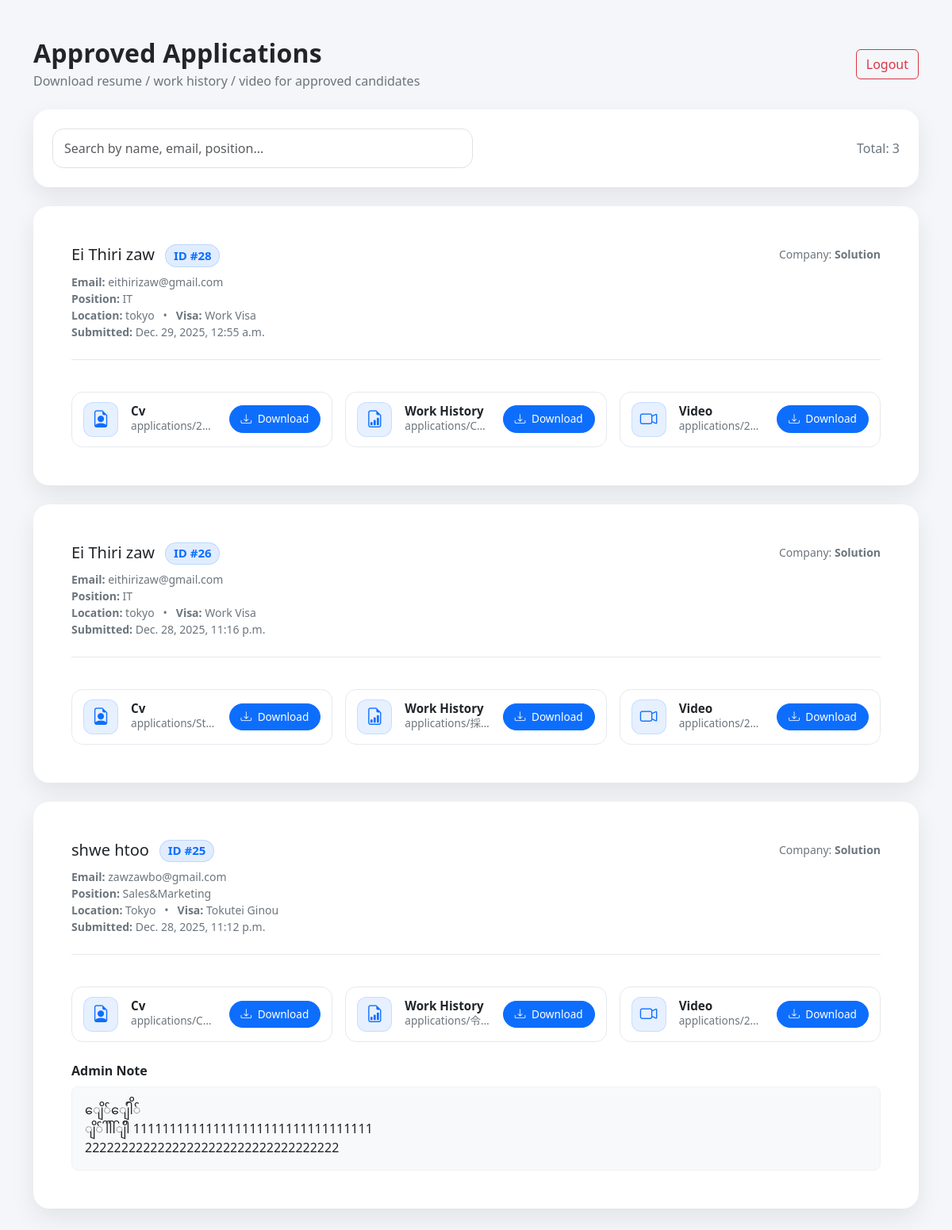
The app's page /company/applications/ (signed in) with its own data.
### core/models.py (models this page shows, shortened)
class Application(models.Model):
    STATUS_PENDING = "pending"
    STATUS_APPROVED = "approved"
    STATUS_REJECTED = "rejected"
    STATUS_NEED_FIX = "need_fix"
    STATUS_CHOICES = [
        (STATUS_PENDING, "Pending"),
        (STATUS_APPROVED, "Approved"),
        (STATUS_REJECTED, "Rejected"),
        (STATUS_NEED_FIX, "Need Fix"),
    ]
    VISA_CHOICES = [
        ("work_visa", "Work Visa"),
        ("tokuteigino", "Tokutei Ginou"),
        ("building_cleaning", "Building Cleaning"),
        ("restaurant", "Restaurant"),
        ("hotel_reception", "Hotel Reception"),
        ("kaigo", "Kaigo"),
    ]
    company = models.ForeignKey(Company, on_delete=models.CASCADE, null=True, blank=True)
    applicant_name = models.CharField(max_length=200)
    applicant_email = models.EmailField()
    phone = models.CharField(max_length=50, blank=True)
    position = models.CharField(max_length=200, blank=True)
    location = models.CharField(max_length=200)
    visa_type = models.CharField(max_length=50, choices=VISA_CHOICES)
    status = models.CharField(max_length=20, choices=STATUS_CHOICES, default=STATUS_PENDING)
    approved_at = models.DateTimeField(null=True, blank=True)
    rejected_at = models.DateTimeField(null=True, blank=True)
    need_fix_at = models.DateTimeField(null=True, blank=True)
    review_note = models.TextField(blank=True, max_length=3000)
    created_at = models.DateTimeField(auto_now_add=True)

class Company(models.Model):
    name = models.CharField(max_length=200)

class AppFile(models.Model):
    KIND_CV = "cv"
    KIND_WORK = "work"
    KIND_VIDEO = "video"
    KIND_CHOICES = [
        (KIND_CV, "Cv"),
        (KIND_WORK, "Work History"),
        (KIND_VIDEO, "Video"),
    ]
    application = models.ForeignKey(Application, on_delete=models.CASCADE, related_name="files")
    kind = models.CharField(max_length=20, choices=KIND_CHOICES)
    file = models.FileField(upload_to="applications/")

### core/views.py (the view)
# urls.py: path("company/applications/", views.company_applications_view, name="company_apps"),
@login_required
def company_applications_view(request):
    cu = get_object_or_404(CompanyUser, user=request.user)
    apps = Application.objects.filter(
        company=cu.company,
        status=Application.STATUS_APPROVED,
    ).order_by("-created_at")
    return render(request, "core/company_apps.html", {"apps": apps, "cu": cu})

### core/templates/core/company_apps.html (shortened to what this page needs)
{% load static %}
<!DOCTYPE html>
<html lang="en">
<head>
  <link href="https://cdn.jsdelivr.net/npm/bootstrap@5.3.3/dist/css/bootstrap.min.css" rel="stylesheet"/>
  <link href="https://cdn.jsdelivr.net/npm/bootstrap-icons@1.11.3/font/bootstrap-icons.css" rel="stylesheet">
</head>
<body>
<div class="container py-5">
  <div class="d-flex flex-wrap justify-content-between align-items-center gap-3 mb-4">
    <div>
      <h2 class="page-title mb-1">Approved Applications</h2>
      <div class="muted">Download resume / work history / video for approved candidates</div>
    </div>
    <div class="d-flex gap-2">
      <a href="{% url 'company_logout' %}" class="btn btn-outline-danger">
        Logout
      </a>
    </div>
  </div>
  {% if not apps %}
    <div class="card card-soft">
      <div class="card-body p-5 text-center">
        <h4 class="mb-2">No approved applications yet</h4>
        <p class="muted mb-0">When admin approves applications, they will appear here.</p>
      </div>
    </div>
  {% else %}
    <div class="card card-soft mb-4">
      <div class="card-body p-3 p-md-4">
        <div class="row g-2 align-items-center search-wrap">
          <div class="col-md-6">
            <input id="appSearch" type="text" class="form-control" placeholder="Search by name, email, position..." />
          </div>
          <div class="col-md-6 text-md-end muted">
            Total: <span id="totalCount">{{ apps|length }}</span>
          </div>
        </div>
      </div>
    </div>
    <div class="row g-4" id="appList">
      {% for app in apps %}
        <div class="col-12">
          <div class="card card-soft">
            <div class="card-body p-4 p-md-5">
              <div class="d-flex flex-wrap justify-content-between align-items-start gap-3">
                <div class="app-meta">
                  <h5 class="mb-2">
                    {{ app.applicant_name }}
                    <span class="badge badge-soft ms-2">ID #{{ app.id }}</span>
                  </h5>
                  <small class="muted">
                    <strong>Email:</strong> {{ app.applicant_email }}
                  </small>
                  {% if app.position %}
                    <small class="muted"><strong>Position:</strong> {{ app.position }}</small>
                  {% endif %}
                  <small class="muted">
                    <strong>Location:</strong> {{ app.location }}
                    &nbsp; • &nbsp;
                    <strong>Visa:</strong> {{ app.get_visa_type_display }}
                  </small>
                  <small class="muted">
                    <strong>Submitted:</strong> {{ app.created_at }}
                  </small>
                </div>
                <div class="text-end">
                  {% if app.company %}
                    <div class="muted"><small>Company: <strong>{{ app.company.name }}</strong></small></div>
                  {% endif %}
                </div>
              </div>
              <hr class="my-4"/>
              <div class="row g-3 mt-1">
                {% for f in app.files.all %}
                  <div class="col-12 col-md-4">
                    <div class="file-pill d-flex align-items-center justify-content-between gap-3">
                      <div class="d-flex align-items-center gap-3 flex-grow-1 overflow-hidden">
                        <div class="file-icon">
                          {% if f.kind == "cv" %}
                            <i class="bi bi-file-earmark-person"></i>
                          {% elif f.kind == "work" %}
                            <i class="bi bi-file-earmark-bar-graph"></i>
                          {% elif f.kind == "video" %}
                            <i class="bi bi-camera-video"></i>
                          {% else %}
                            <i class="bi bi-file-earmark"></i>
                          {% endif %}
                        </div>
                        <div class="overflow-hidden">
                          <div class="file-kind">
                            {{ f.get_kind_display }}
                          </div>
                          <div class="file-name">
                            {{ f.file.name|default:"file" }}
                          </div>
                        </div>
                      </div>
                      <a class="btn btn-primary btn-sm"
                         href="{% url 'company_download' f.id %}">
                        <i class="bi bi-download me-1"></i> Download
                      </a>
                    </div>
                  </div>
                {% empty %}
                  <div class="col-12">
                    <div class="muted">No files uploaded.</div>
                  </div>
                {% endfor %}
              </div>
              {% if app.review_note %}
                <div class="mt-4">
                  <div class="fw-semibold mb-2">Admin Note</div>
                  <div class="p-3 rounded-3" style="background:#f8f9fa; border:1px solid #eef1f5;">
                    {{ app.review_note|linebreaksbr }}
                  </div>
                </div>
              {% endif %}
            </div>
          </div>
        </div>
      {% endfor %}
    </div>
  {% endif %}
</div>
</body>
</html>

### core/templates/core/company_apps.html (style rules this page uses)
body { background:#f4f6f9; }
.page-title { font-weight:800; letter-spacing:.2px; }
.card-soft { border: 0; border-radius: 20px; box-shadow: 0 12px 30px rgba(0,0,0,.08); overflow: hidden; }
.badge-soft { background: rgba(13,110,253,.12); color:#0d6efd; border: 1px solid rgba(13,110,253,.18); font-weight: 600; border-radius: 999px; padding: .35rem .6rem; }
.muted { color:#6c757d; }
.app-meta small { display:block; }
hr { opacity: 0.1; }
.search-wrap input { border-radius: 14px; padding: 12px 14px; }
.file-pill { border: 1px solid #e6e9ef; border-radius: 14px; padding: 12px 14px; background: #fff; height: 100%; }
.file-pill .file-name { font-size: 0.85rem; color: #6c757d; max-width: 240px; overflow: hidden; text-overflow: ellipsis; white-space: nowrap; }
.file-pill .file-kind { font-weight: 800; font-size: 0.95rem; line-height: 1.15; }
.file-pill .btn { padding: 6px 14px; font-size: 0.85rem; border-radius: 999px; white-space: nowrap; }
.file-icon { width: 44px; height: 44px; border-radius: 12px; display: grid; place-items: center; background: rgba(13,110,253,.10); border: 1px solid rgba(13,110,253,.14); flex: 0 0 auto; }
.file-icon i { font-size: 1.35rem; color: #0d6efd; }

### records on screen
Application: applicant_name "Ei Thiri zaw", id "28", applicant_email "eithirizaw@gmail.com", position "IT", location "tokyo", visa_type "Work Visa", created_at "Dec. 29, 2025, 12:55 a.m.", company.name "Solution"
AppFile: kind "Cv", file.name "applications/2…"
AppFile: kind "Work History", file.name "applications/C…"
AppFile: kind "Video", file.name "applications/2…"
Application: applicant_name "Ei Thiri zaw", id "26", applicant_email "eithirizaw@gmail.com", position "IT", location "tokyo", visa_type "Work Visa", created_at "Dec. 28, 2025, 11:16 p.m.", company.name "Solution"
AppFile: kind "Cv", file.name "applications/St…"
AppFile: kind "Work History", file.name "applications/採…"
AppFile: kind "Video", file.name "applications/2…"
Application: applicant_name "shwe htoo", id "25", applicant_email "zawzawbo@gmail.com", position "Sales&Marketing", location "Tokyo", visa_type "Tokutei Ginou", created_at "Dec. 28, 2025, 11:12 p.m.", company.name "Solution", review_note "‌ျေိ်‌ျ်ေါိ် ျိ်ါါါ်ျိါ 111111111111111111111111111111111 22222222222222222222222222222222222"
AppFile: kind "Cv", file.name "applications/C…"
AppFile: kind "Work History", file.name "applications/令…"
AppFile: kind "Video", file.name "applications/2…"

### other values on screen
{{ apps|length }} "3"
